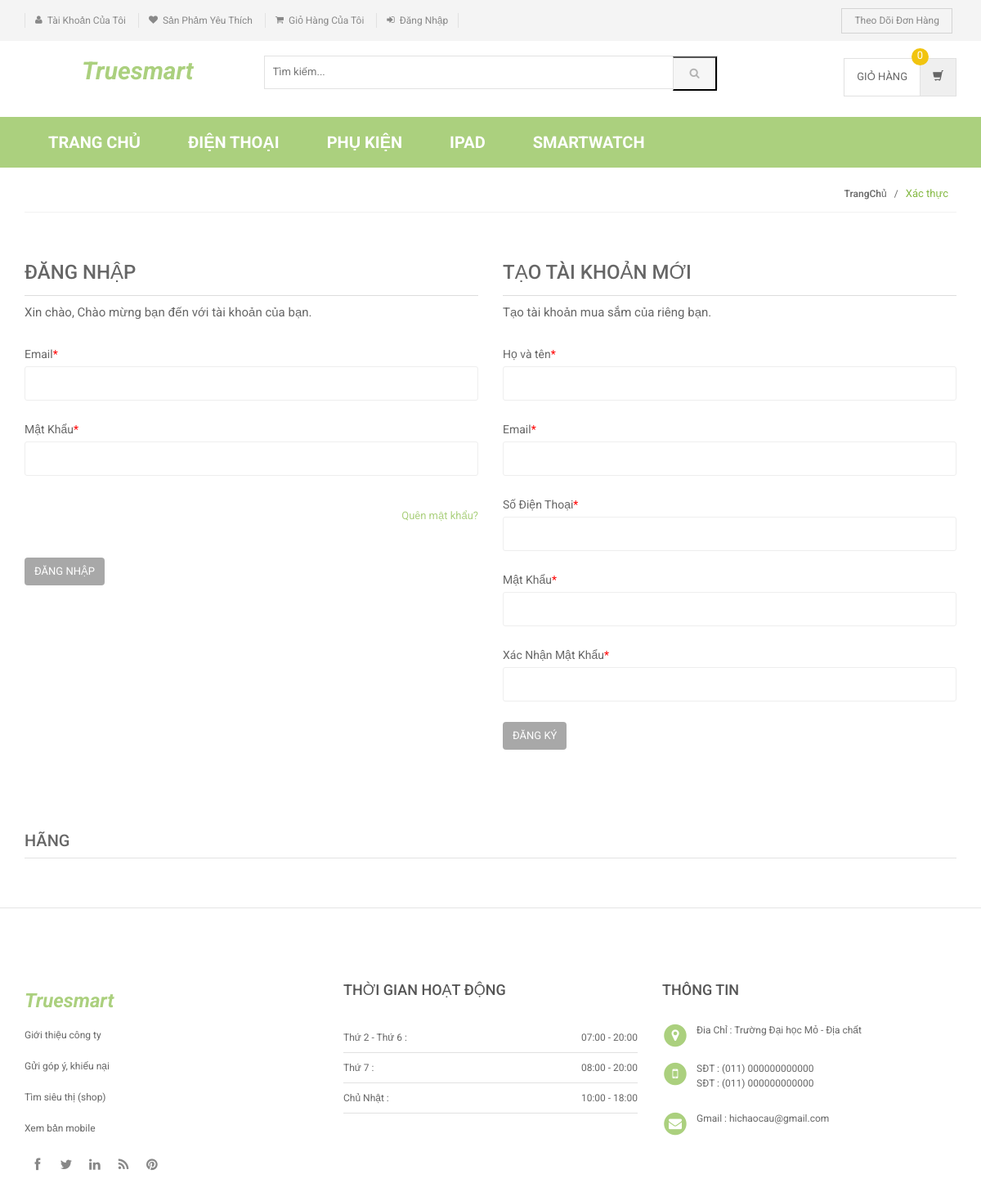
The page /login.php on the database its author committed.
### tables this page shows
CREATE TABLE `category` (
  `id` int(11) NOT NULL,
  `categoryName` varchar(255) DEFAULT NULL,
  `categoryDescription` varchar(6000) DEFAULT NULL,
  `creationDate` timestamp NOT NULL DEFAULT current_timestamp(),
  `updationDate` varchar(255) DEFAULT NULL
);

### includes/menu-bar.php (the view, shortened to what this page needs)
<div class="header-nav animate-dropdown">
    <div class="container">
        <div class="yamm navbar navbar-default" role="navigation">
            <div class="nav-bg-class">
                <div class="navbar-collapse collapse" id="mc-horizontal-menu-collapse">
	<div class="nav-outer">
		<ul class="nav navbar-nav">
			<li class="active dropdown yamm-fw" style="
    background-color: #abd07e; ">
				<a href="index.php" data-hover="dropdown" class="dropdown-toggle" ><b>TRANG CHỦ</b> </a>
			</li>
              <?php $sql=mysqli_query($con,"select id,categoryName  from category limit 6");
while($row=mysqli_fetch_array($sql))
{
    ?>
			<li class="dropdown yamm">
				<a href="category.php?cid=<?php echo $row['id'];?>"> <b><?php echo $row['categoryName'];?></b></a>
			</li>
			<?php } ?>
		</ul>
		<div class="clearfix"></div>
	</div>
</div>
            </div>
        </div>
    </div>
</div>

### assets/css/green.css (style rules this page uses)
a { color: #abd07e; }
.header-style-1 .header-nav { background: #abd07e; }
.cnt-home .header-style-1 .header-nav .navbar .navbar-nav > li.active { background: #84b943; }

### assets/css/lightbox.css (style rules this page uses)
body:after { content: url(../images/close.png) url(../images/loading.gif) url(../images/prev.png) url(../images/next.png); display: none; }

### assets/css/blue.css (style rules this page uses)
a { color: #3498db; }
.header-style-1 .header-nav { background: #3498db; }
.cnt-home .header-style-1 .header-nav .navbar .navbar-nav > li.active { background: #1d6ca1; }

### assets/css/red.css (style rules this page uses)
a { color: #ff6c6c; }
.header-style-1 .header-nav { background: #ff6c6c; }
.cnt-home .header-style-1 .header-nav .navbar .navbar-nav > li.active { background: #ff1a1a; }

### assets/css/orange.css (style rules this page uses)
a { color: #f39c12; }
.header-style-1 .header-nav { background: #f39c12; }
.cnt-home .header-style-1 .header-nav .navbar .navbar-nav > li.active { background: #ab6c09; }

### assets/css/dark-green.css (style rules this page uses)
a { color: #12cca7; }
.header-style-1 .header-nav { background: #12cca7; }
.cnt-home .header-style-1 .header-nav .navbar .navbar-nav > li.active { background: #0b816a; }

### rows shown on the page
category: categoryName "ĐIỆN THOẠI"
category: categoryName "PHỤ KIỆN"
category: categoryName "IPAD"
category: categoryName "SMARTWATCH"
